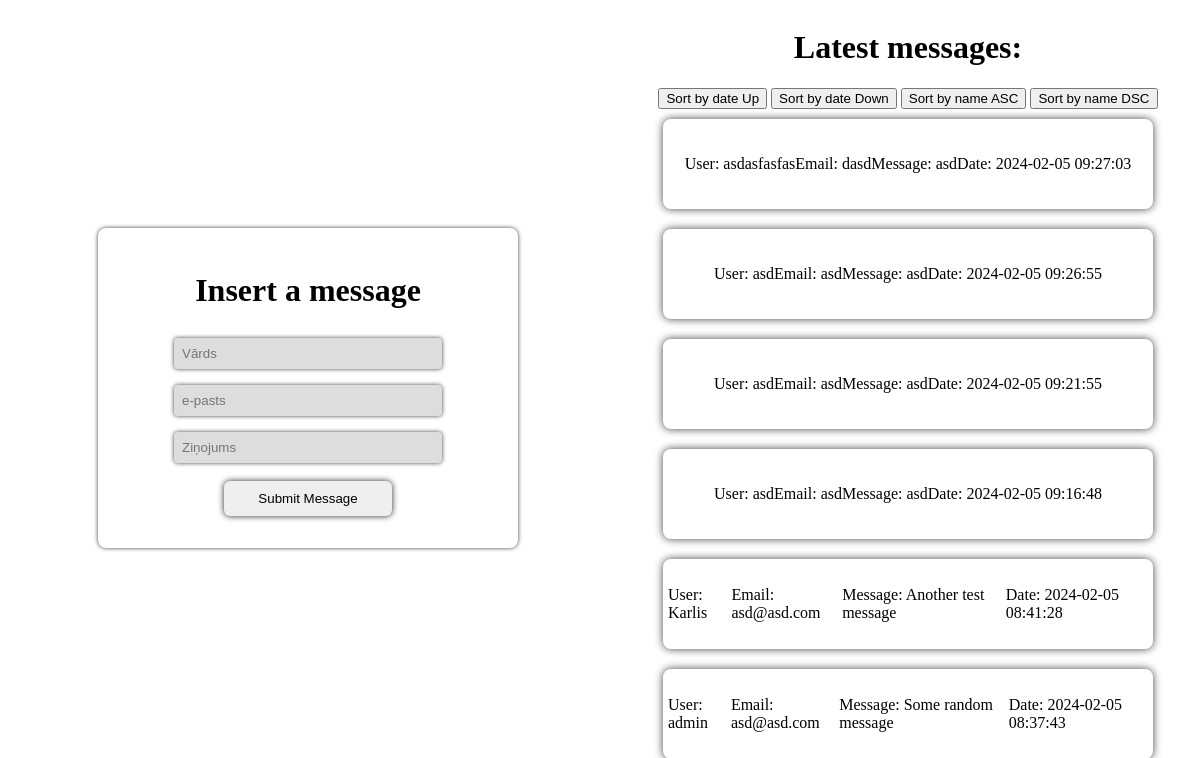
The page / on the database its author committed.
### tables this page shows
CREATE TABLE `messages` (
  `id` int(11) NOT NULL,
  `name` varchar(255) NOT NULL,
  `email` varchar(255) NOT NULL,
  `message` varchar(255) NOT NULL,
  `time_added` timestamp NOT NULL DEFAULT current_timestamp() ON UPDATE current_timestamp()
);

### Database.php (called while the page is built, shortened)
<?php
class DB
{
    private $conn;
    function __construct()
    {
        $this->host = "localhost";
        $this->user = "root";
        $this->pass = "";
        $this->dbname = "guestBook";
        $this->conn = new mysqli($this->host, $this->user, $this->pass, $this->dbname);
    }
    function select($sql)
    {
        $result = $this->conn->query($sql);
        return $result->fetch_all(MYSQLI_ASSOC);
    }
}
?>

### messageController.php (called while the page is built, shortened)
<?php
include '../model/messageModel.php';
function index()
{
    $obj = new Message;
    $sort = isset($_POST['sort']) ? $_POST['sort'] : 'time_added DESC';
    $allowed_sort_values = ['time_added ASC', 'time_added DESC', 'name ASC', 'name DESC'];
    $message = $obj->select($sort);
    $messages = [
        "messages"=> $message,
    ];
    return $messages;
}

### messageModel.php (called while the page is built, shortened)
<?php
include '../db/Database.php';
class Message
{
    private $obj;
    function __construct()
    {
        $this->obj = new DB;
    }
    function select($sort = 'time_added DESC')
    {
        $allowed_sort_values = ['time_added ASC', 'time_added DESC', 'name ASC', 'name DESC'];
        $result = $this->obj->select("SELECT * FROM messages ORDER BY $sort");
        return $result;
    }
}
?>

### index.php (the view, shortened to what this page needs)
<?php
include '../controller/messageController.php';
$messages = index();
?>
<!DOCTYPE html>
<html lang="en">
<head>
    <link rel="stylesheet" href="style.css">
</head>
<body>
    <div class="form-container">
        <form id="insertForm" name="insertForm" method="post">
            <h1>Insert a message</h1>
            <input
                type="text"
                placeholder="Vārds"
                id="name"
                name="name"
            >
            <input
                type="text"
                placeholder="e-pasts"
                id="email"
                name="email"
            >
            <input
                type="text"
                placeholder="Ziņojums"
                id="message"
                name="message"
            >
            <button name="submitButton" id="submitButton" onclick="submitt()">Submit Message</button>
        </form>
    </div>
    <div class="messages-container">
        <h1>Latest messages:</h1>
        <div class="button-conatiner">
            <button class="sort-btn" value="time_added ASC">Sort by date Up</button>
            <button class="sort-btn" value="time_added DESC">Sort by date Down</button>
            <button class="sort-btn" value="name ASC">Sort by name ASC</button>
            <button class="sort-btn" value="name DESC">Sort by name DSC</button>
        </div>
            <?php foreach ($messages['messages'] as $message){  ?>
                <div class="message-container">
                    <p>User: <?php  echo $message['name']; ?></p>
                    <p>Email: <?php  echo $message['email']; ?></p>
                    <p>Message: <?php  echo $message['message']; ?></p>
                    <p>Date: <?php  echo $message['time_added']; ?></p>
                </div>
            <?php }?>
    </div>
</body>
</html>

### style.css (style rules this page uses)
body { display: flex; min-height: 90vh; min-width: 100%; }
.form-container { display: flex; justify-content: center; align-items: center; width: 50%; }
.messages-container { display: flex; flex-direction: column; justify-content: center; align-items: center; width: 50%; }
.message-container { display: flex; justify-content: center; align-items: center; width: 80%; height: 10vh; border-radius: 8px; box-shadow: 0px 0px 8px 0px rgba(0,0,0,0.75); margin: 10px; padding: 5px; transition: all ease-in-out .25s; }

### rows shown on the page
messages: name "asdasfasfas", email "dasd", message "asd", time_added "2024-02-05 09:27:03"
messages: name "asd", email "asd", message "asd", time_added "2024-02-05 09:26:55"
messages: name "asd", email "asd", message "asd", time_added "2024-02-05 09:21:55"
messages: name "asd", email "asd", message "asd", time_added "2024-02-05 09:16:48"
messages: name "Karlis", email "asd@asd.com", message "Another test message", time_added "2024-02-05 08:41:28"
messages: name "admin", email "asd@asd.com", message "Some random message", time_added "2024-02-05 08:37:43"
